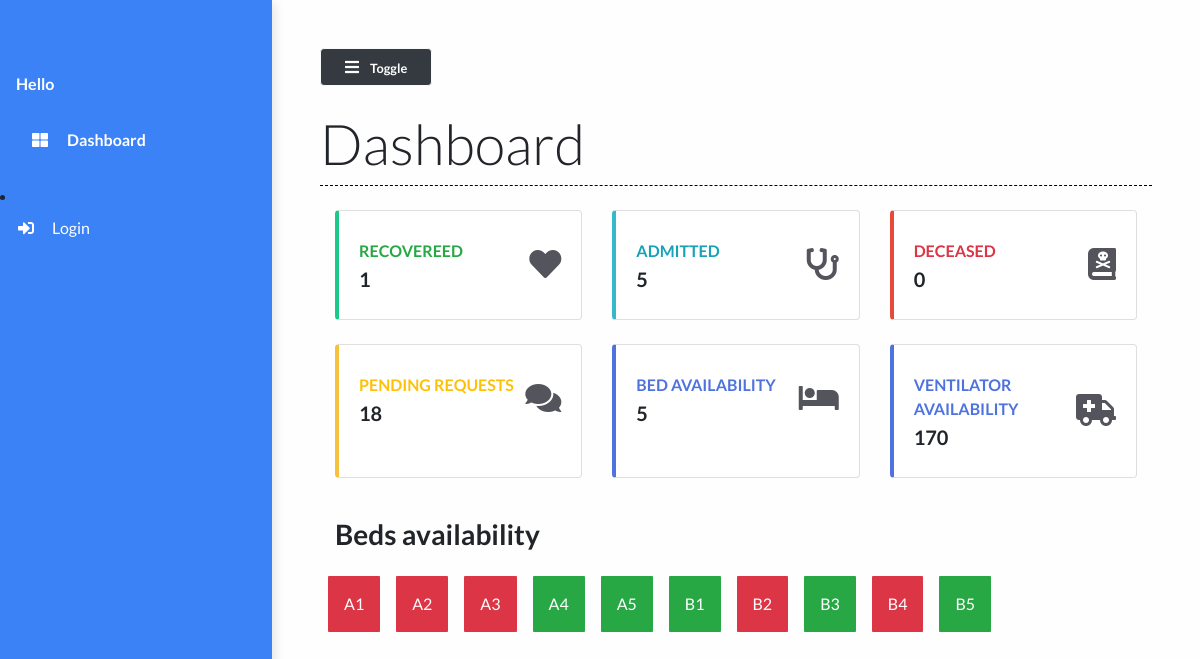
The app's page /, older data.
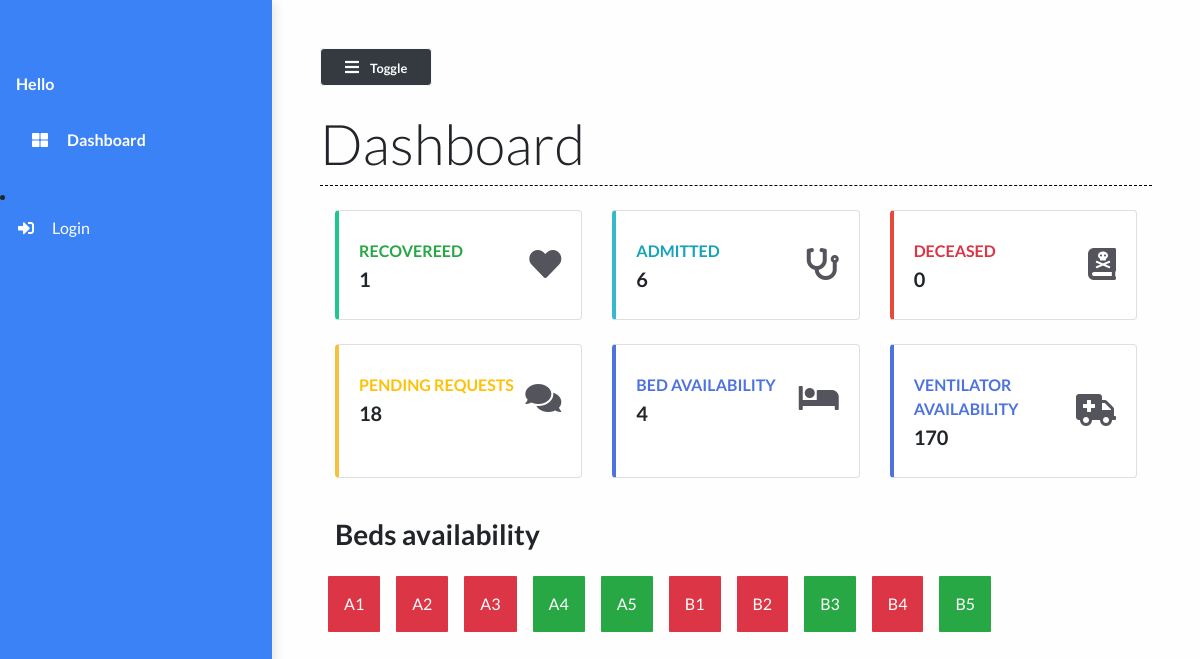
The same page, newer data.
### main/views.py (the view)
# urls.py: path("", views.dashboard, name="dashboard"),
def dashboard(request):
    patients = Patient.objects.all()
    patient_count = patients.count()
    patients_recovered = Patient.objects.filter(status="Recovered")
    patients_deceased = Patient.objects.filter(status="Deceased")
    deceased_count = patients_deceased.count()
    recovered_count = patients_recovered.count()
    beds = Bed.objects.all()
    beds_available = Bed.objects.filter(occupied=False).count()
    context = {
        'patient_count': patient_count,
        'recovered_count': recovered_count,
        'beds_available': beds_available,
        'deceased_count':deceased_count,
        'beds':beds
    }
    print(patient_count)
    return render(request, 'main/dashboard.html', context)

### main/models.py (called while the page is built)
    def __str__(self):
        return self.bed_number

### main/templates/main/dashboard.html (shortened to what the changed rows need)
{% extends 'main/base.html' %}
{% load static %}
{% block contentTitle %}
    Dashboard
{% endblock contentTitle %}
{% block content %}
    <div class="container-fluid">
        <div class="row">
            <div class="col-xl-4 col-md-6 col-sm-12 mb-4">
                <div class="card border-left-info shadow h-100 py-2">
                    <div class="card-body">
                        <div class="row no-gutters align-items-center">
                            <div class="col mr-2">
                                <div class="text-xs font-weight-bold text-info text-uppercase mb-1">
                                    Admitted</div>
                                <div class="h5 mb-0 font-weight-bold text-gray-800">{{ patient_count }}</div>
                            </div>
                        </div>
                    </div>
                </div>
            </div>
            <div class="col-xl-4 col-md-6 col-sm-12 mb-4">
                <div class="card border-left-primary shadow h-100 py-2">
                    <div class="card-body">
                        <div class="row no-gutters align-items-center">
                            <div class="col mr-2">
                                <div class="text-xs font-weight-bold text-blue text-uppercase mb-1">
                                    Bed availability</div>
                                <div class="h5 mb-0 font-weight-bold text-gray-800">{{beds_available}}</div>
                            </div>
                        </div>
                    </div>
                </div>
            </div>
        </div>
    </div>
{% endblock content %}

Row changes from the older to the newer data that the page shows:
changed Bed (number 6 of 10 on the later page): occupied False → True (drawn)
Text that changed along with them:
{{ patient_count }}: "5" → "6"
{{ beds_available }}: "5" → "4"
